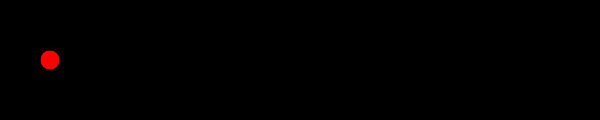
Frame 1 (no input)
Frame 60 (no input): identical to frame 1, image omitted
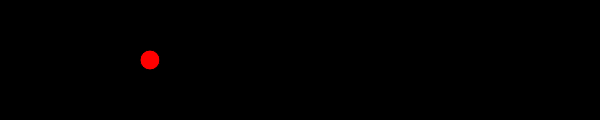
Frame 120 (the mouse pressed at the canvas centre since frame 60)

The p5.js sketch that drew these frames (run headless with seeded random() and noise() and a simulated clock; from frame 60 on, the mouse is pressed at the canvas centre):

// p5.js sketch
// ── sketch.js
function setup() {
  createCanvas(600, 120);
}

function draw() {
	rectMode(CENTER);
	background(0);
	fill(255,0,0);//set the initial fill to red

	if(mouseX>100){//begin with highest value
		ellipse(150, 60, 20,20)//draw an ellipse at 550
	}else if(mouseX>200){
		ellipse(250, 60, 20,20)//if the mouse moves left draw an ellipse at 450
	}else if(mouseX>300){
		ellipse(350, 60, 20,20)//if the mouse moves more draw an ellipe at 350
	}else if(mouseX>400){
		ellipse(450, 60, 20,20)//draw an ellipse at 250
	}else if(mouseX>500){
		ellipse(550, 60, 20,20)//draw an ellipse at 150
	}else{//in all other cases (which means the mouseX is less than 100)
 	 ellipse(50,60,20,20)//draw an ellipse at 50
	}

}
